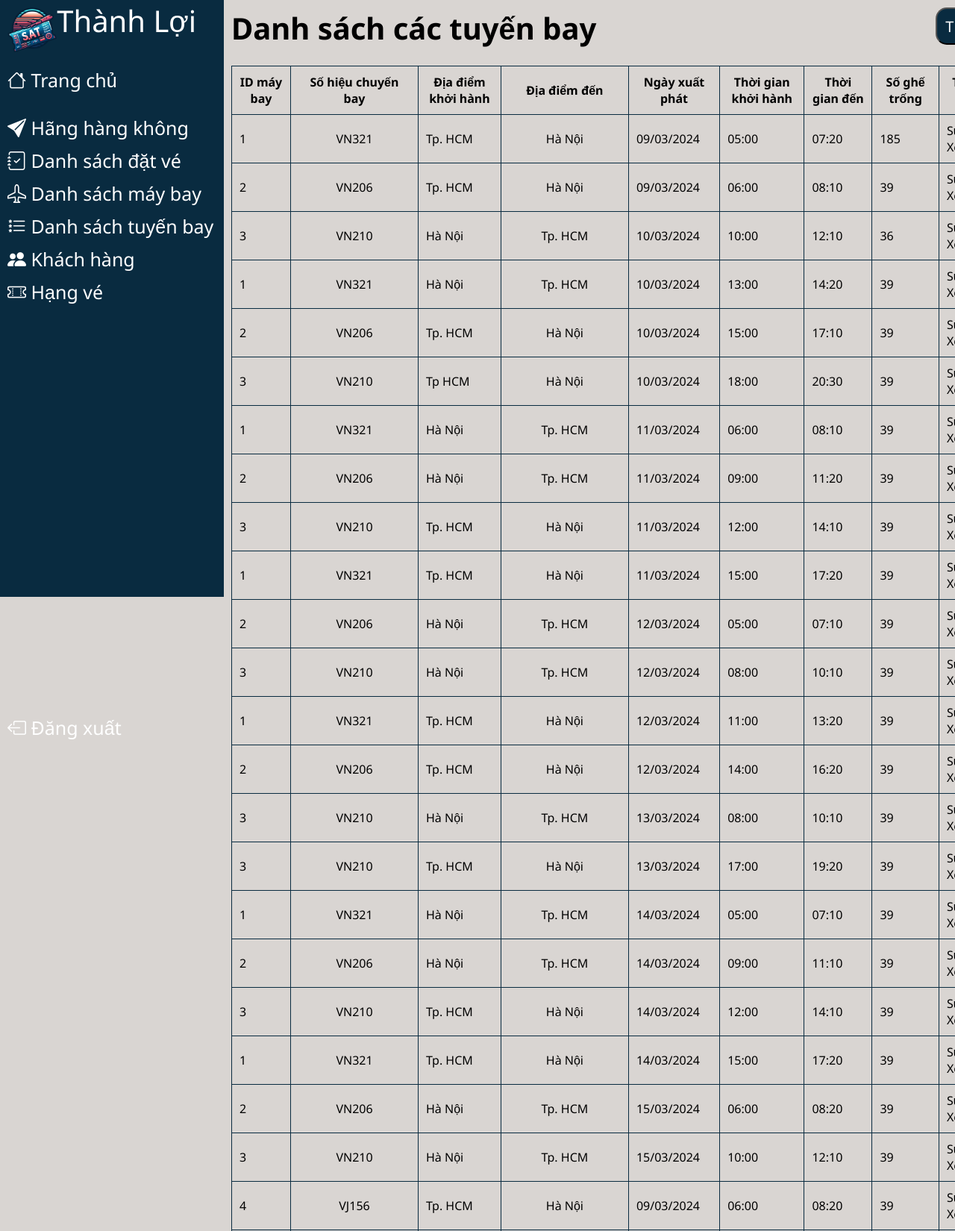
Screenshot of /page_admin/ql_flight.php (signed in, upper part) with the database file from the repository.
### tables this page shows
CREATE TABLE `flights` (
  `id` int(11) NOT NULL,
  `aircrafts_id` char(1) DEFAULT NULL,
  `flight_number` char(10) DEFAULT NULL,
  `departure_location` varchar(255) DEFAULT NULL,
  `arrival_location` varchar(255) DEFAULT NULL,
  `departure_time` char(10) DEFAULT NULL,
  `arrival_time` char(10) DEFAULT NULL,
  `available_seats` int(11) DEFAULT NULL,
  `departure_date` char(10) DEFAULT NULL
);

### page_admin/ql_flight.php (the view, shortened to what this page needs)
<!DOCTYPE html>
<html lang="en">
<head>
    <link rel="stylesheet" href="https://cdn.jsdelivr.net/npm/bootstrap-icons@1.11.3/font/bootstrap-icons.min.css">
    <link rel="stylesheet" href="/page_admin/css/style_admin.css">
</head>
<?php
include('../page_admin/thanhben.php')
?>
</head>
<body>
    <div id="wrapper">
        <h1>Danh sách các tuyến bay</h1>
        <button onclick="window.location.href='add_flight.php'">Thêm</button>
        <br><br><br><br>
        <?php
        $sql = "SELECT * FROM Flights";
        $result = $con->query($sql);
        if ($result->num_rows > 0) {
            echo "<table>";
            echo "<tr><th>ID máy bay</th><th>Số hiệu chuyến bay</th><th>Địa điểm khởi hành</th><th>Địa điểm đến</th><th>Ngày xuất phát</th><th>Thời gian khởi hành</th><th>Thời gian đến</th><th>Số ghế trống</th><th>Thao tác</th></tr>";
            while($row = $result->fetch_assoc()) {
                echo "<tr><td>" . $row["aircrafts_id"] . "</td><td>" . $row["flight_number"] . "</td><td>" . $row["departure_location"] . "</td><td>" . $row["arrival_location"] . "</td><td>" .$row["departure_date"]. "</td><td>" .$row["departure_time"] . "</td><td>" . $row["arrival_time"] . "</td><td>" . $row["available_seats"] . "</td>";
                echo "<td><a href='../page_admin/edit_flight.php?id=" . $row["id"] . "'>Sửa</a> | <a href='delete_flight.php?id=" . $row["id"] . "'>Xóa</a></td></tr>";
            }
            echo "</table>";
        } else {
            echo "Không có chuyến bay nào.";
        }
        ?>
    </div>
</body>
</html>

### page_admin/css/style_admin.css (style rules this page uses)
* { padding: 0; margin: 0; font-family: "Noto Sans", sans-serif; font-optical-sizing: auto; }
body { background-color: #D9D5D2; }
a { text-decoration: none; color: white; }
#wrapper { float: left; margin-left: 310px; }
#wrapper h1 { margin-top: 10px; float: left; font-size: 40px; margin-bottom: 20px; }
#wrapper button { float: right; margin-top: 10px; width: 80px; height: 50px; font-size: 20px; border-radius: 15px; background-color: #092B40; color: white; margin-bottom: 20px; transition: 0.3s ease-in; }
table { width: 80vw; color: #000000; border: 1px solid #092B40; border-collapse: collapse; }
td { border: 1px solid #092B40; padding: 10px; }
th { border: 1px solid #092B40; padding: 10px; }
table td:nth-child(2) { width: 150px; text-align: center; }
table td:nth-child(4) { width: 150px; text-align: center; }
tr a { color: black; }

### rows the page displays
flights: aircrafts "1", flight_number "VN321", departure_location "Tp. HCM", arrival_location "Hà Nội", departure_date "09/03/2024", departure_time "05:00", arrival_time "07:20", available_seats "185"
flights: aircrafts "2", flight_number "VN206", departure_location "Tp. HCM", arrival_location "Hà Nội", departure_date "09/03/2024", departure_time "06:00", arrival_time "08:10", available_seats "39"
flights: aircrafts "3", flight_number "VN210", departure_location "Hà Nội", arrival_location "Tp. HCM", departure_date "10/03/2024", departure_time "10:00", arrival_time "12:10", available_seats "36"
flights: aircrafts "1", flight_number "VN321", departure_location "Hà Nội", arrival_location "Tp. HCM", departure_date "10/03/2024", departure_time "13:00", arrival_time "14:20", available_seats "39"
flights: aircrafts "2", flight_number "VN206", departure_location "Tp. HCM", arrival_location "Hà Nội", departure_date "10/03/2024", departure_time "15:00", arrival_time "17:10", available_seats "39"
flights: aircrafts "3", flight_number "VN210", departure_location "Tp HCM", arrival_location "Hà Nội", departure_date "10/03/2024", departure_time "18:00", arrival_time "20:30", available_seats "39"
flights: aircrafts "1", flight_number "VN321", departure_location "Hà Nội", arrival_location "Tp. HCM", departure_date "11/03/2024", departure_time "06:00", arrival_time "08:10", available_seats "39"
flights: aircrafts "2", flight_number "VN206", departure_location "Hà Nội", arrival_location "Tp. HCM", departure_date "11/03/2024", departure_time "09:00", arrival_time "11:20", available_seats "39"
flights: aircrafts "3", flight_number "VN210", departure_location "Tp. HCM", arrival_location "Hà Nội", departure_date "11/03/2024", departure_time "12:00", arrival_time "14:10", available_seats "39"
flights: aircrafts "1", flight_number "VN321", departure_location "Tp. HCM", arrival_location "Hà Nội", departure_date "11/03/2024", departure_time "15:00", arrival_time "17:20", available_seats "39"
flights: aircrafts "2", flight_number "VN206", departure_location "Hà Nội", arrival_location "Tp. HCM", departure_date "12/03/2024", departure_time "05:00", arrival_time "07:10", available_seats "39"
flights: aircrafts "3", flight_number "VN210", departure_location "Hà Nội", arrival_location "Tp. HCM", departure_date "12/03/2024", departure_time "08:00", arrival_time "10:10", available_seats "39"
flights: aircrafts "1", flight_number "VN321", departure_location "Tp. HCM", arrival_location "Hà Nội", departure_date "12/03/2024", departure_time "11:00", arrival_time "13:20", available_seats "39"
flights: aircrafts "2", flight_number "VN206", departure_location "Tp. HCM", arrival_location "Hà Nội", departure_date "12/03/2024", departure_time "14:00", arrival_time "16:20", available_seats "39"
flights: aircrafts "3", flight_number "VN210", departure_location "Hà Nội", arrival_location "Tp. HCM", departure_date "13/03/2024", departure_time "08:00", arrival_time "10:10", available_seats "39"
flights: aircrafts "3", flight_number "VN210", departure_location "Tp. HCM", arrival_location "Hà Nội", departure_date "13/03/2024", departure_time "17:00", arrival_time "19:20", available_seats "39"
flights: aircrafts "1", flight_number "VN321", departure_location "Hà Nội", arrival_location "Tp. HCM", departure_date "14/03/2024", departure_time "05:00", arrival_time "07:10", available_seats "39"
flights: aircrafts "2", flight_number "VN206", departure_location "Hà Nội", arrival_location "Tp. HCM", departure_date "14/03/2024", departure_time "09:00", arrival_time "11:10", available_seats "39"
flights: aircrafts "3", flight_number "VN210", departure_location "Tp. HCM", arrival_location "Hà Nội", departure_date "14/03/2024", departure_time "12:00", arrival_time "14:10", available_seats "39"
flights: aircrafts "1", flight_number "VN321", departure_location "Tp. HCM", arrival_location "Hà Nội", departure_date "14/03/2024", departure_time "15:00", arrival_time "17:20", available_seats "39"
flights: aircrafts "2", flight_number "VN206", departure_location "Hà Nội", arrival_location "Tp. HCM", departure_date "15/03/2024", departure_time "06:00", arrival_time "08:20", available_seats "39"
flights: aircrafts "3", flight_number "VN210", departure_location "Hà Nội", arrival_location "Tp. HCM", departure_date "15/03/2024", departure_time "10:00", arrival_time "12:10", available_seats "39"
flights: aircrafts "4", flight_number "VJ156", departure_location "Tp. HCM", arrival_location "Hà Nội", departure_date "09/03/2024", departure_time "06:00", arrival_time "08:20", available_seats "39"

### other values shown
$_SESSION['dangnhap'] "Thành Lợi"
